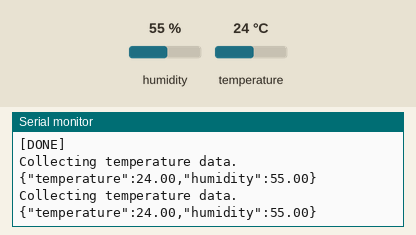
Recording of a sketch running on a simulated Arduino Uno, built with avr-gcc and run on an emulated ATmega328P. On the bench: the last lines printed to the serial monitor. The test bench sets the inputs (shaded band); at power-on: humidity 55 %, temperature 24 °C. WiFi joins after 1.5 s; servers stay silent unless stated; no MQTT or app messages arrive unless stated.

Above: at 3.2 s.
3.3 s: humidity set to 22 %
At 4.9 s:
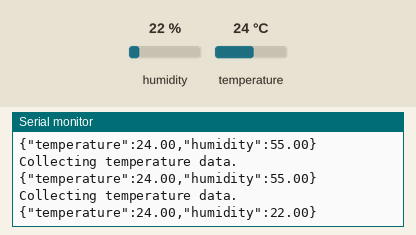
6.0 s: temperature set to 12 °C
At 7.0 s:
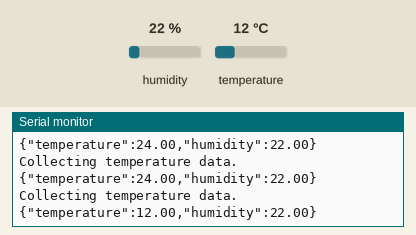
8.7 s: humidity set to 40 %
At 10.0 s:
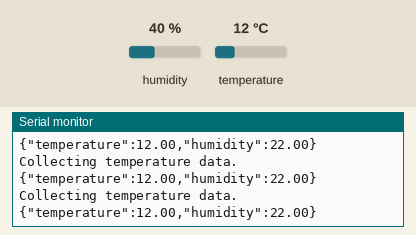
Timing chart, 0 to 11.7 s (numbered marks = the images above; inputs shaded):
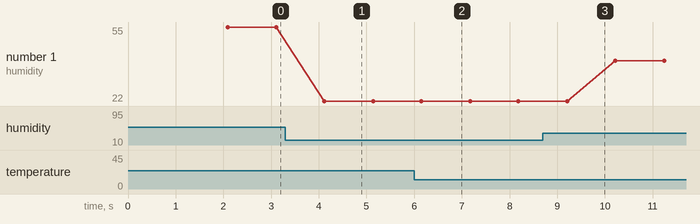

Measured:
- after the input at 3.3 s, the serial monitor: prints a new line after 0.82 s (image 1)
- after the input at 6.0 s, the serial monitor: prints a new line after 0.15 s (image 2)
- plotted number 1: 55 → 22 after the input at 3.3 s, 22 → 40 after the input at 8.7 s

The sketch:

arduino.ino
```cpp
///  7a77RuA2FvwaRBeaX7u8
#include <DHT.h>
#include <WiFiEspClient.h>
#include <WiFiEsp.h>
#include <WiFiEspUdp.h>
#include <PubSubClient.h>
#include <SoftwareSerial.h>

#define WIFI_AP "DJAWEB_R"
#define WIFI_PASSWORD "NOUSSA004"

const char* mqtt_server = "m16.cloudmqtt.com";

const char *mqtt_user = "fchlyhyo";
const char *mqtt_pass = "88Y3R_KV7BMT";
// DHT
#define DHTPIN 4
#define DHTTYPE DHT11


// Initialize the Ethernet client object
WiFiEspClient espClient;

// Initialize DHT sensor.
DHT dht(DHTPIN, DHTTYPE);

PubSubClient client(espClient);

SoftwareSerial soft(2, 3); // RX, TX

int status = WL_IDLE_STATUS;
unsigned long lastSend;

void setup() {
  // initialize serial for debugging
  Serial.begin(9600);
  dht.begin();
  InitWiFi();
  client.setServer(mqtt_server, 15142);
  client.setCallback(callback);
  lastSend = 0;
}

void loop() {
  status = WiFi.status();
  if ( status != WL_CONNECTED) {
    while ( status != WL_CONNECTED) {
      Serial.print("Attempting to connect to WPA SSID: ");
      Serial.println(WIFI_AP);
      // Connect to WPA/WPA2 network
      status = WiFi.begin(WIFI_AP, WIFI_PASSWORD);
      delay(500);
    }
    Serial.println("Connected to AP");
  }

  if ( !client.connected() ) {
    reconnect();
  }

  if ( millis() - lastSend > 1000 ) { // Update and send only after 1 seconds
    getAndSendTemperatureAndHumidityData();
    lastSend = millis();
  }

  client.loop();
}

void getAndSendTemperatureAndHumidityData()
{
  Serial.println("Collecting temperature data.");

  // Reading temperature or humidity takes about 250 milliseconds!
  float h = dht.readHumidity();
  // Read temperature as Celsius (the default)
  float t = dht.readTemperature();

  // Check if any reads failed and exit early (to try again).
  if (isnan(h) || isnan(t)) {
    Serial.println("Failed to read from DHT sensor!");
    return;
  }

  String temperature = String(t);
  String humidity = String(h);

  // Prepare a JSON payload string
  String payload = "{";
  payload += "\"temperature\":";
  payload += temperature; payload += ",";
  payload += "\"humidity\":";
  payload += humidity;
  payload += "}";


  char attributes[100];
  payload.toCharArray( attributes, 100 );
  client.publish( "arduino uno", attributes );
  Serial.println( attributes );
}

void InitWiFi()
{
  // initialize serial for ESP module
  soft.begin(9600);
  // initialize ESP module
  WiFi.init(&soft);
  // check for the presence of the shield
  if (WiFi.status() == WL_NO_SHIELD) {
    Serial.println("WiFi shield not present");
    // don't continue
    while (true);
  }

  Serial.println("Connecting to AP ...");
  // attempt to connect to WiFi network
  while ( status != WL_CONNECTED) {
    Serial.print("Attempting to connect to WPA SSID: ");
    Serial.println(WIFI_AP);
    // Connect to WPA/WPA2 network
    status = WiFi.begin(WIFI_AP, WIFI_PASSWORD);
    delay(500);
  }
  Serial.println("Connected to AP");
}

void reconnect() {
  // Loop until we're reconnected
  while (!client.connected()) {
    // Attempt to connect (clientId, username, password)
    if ( client.connect("arduinoUno", mqtt_user, mqtt_pass) ) {
      Serial.println( "[DONE]" );
    } else {
      Serial.print( "[FAILED] [ rc = " );
      Serial.print( client.state() );
      Serial.println( " : retrying in 5 seconds]" );
      // Wait 5 seconds before retrying
      delay( 5000 );
    }
  }
}

void callback(char* topic, byte* payload, unsigned int length) {
  if(!strcmp(topic,"alive")){
    client.publish("here","arduinoUno");
  }
}
```
